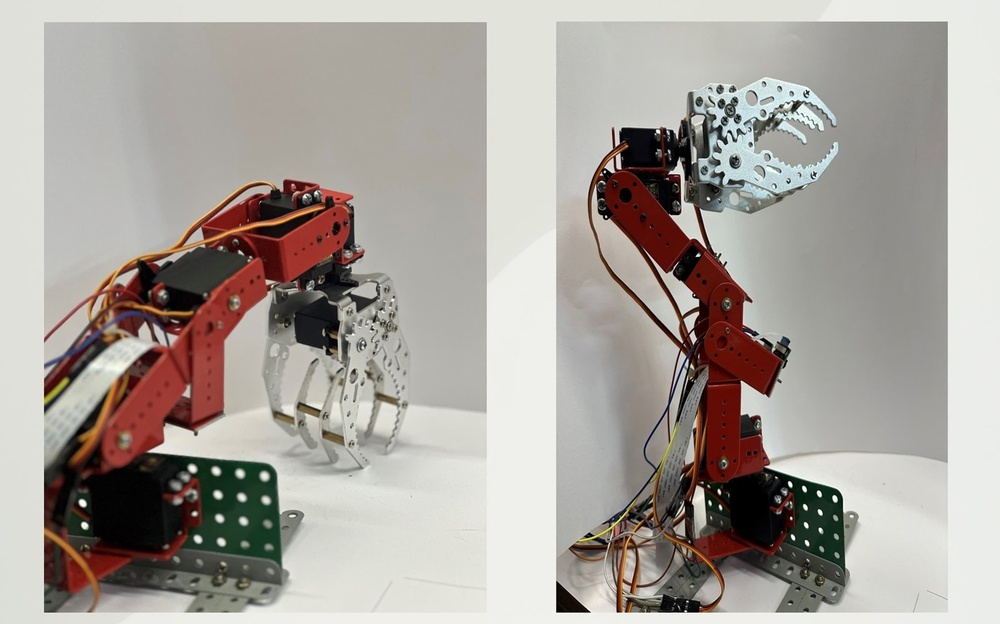
#> input picture images/5DOF_RoboticArm.jpg, 1000 x 624 px, shrunk from 2392 x 1492 before the run
$ python -i detectcolor.py   (imports and definitions only)
#> lines starting #> are read from the running program, lines starting #| are printed output that depends on the picture; after the words box and inside, x2 and y2 are one past the last pixel; in counts of white or black regions, pixels touching at a corner belong together
#> further down, picture is the input picture: shape (624, 1000, 3); mean B, G, R 155.9, 162, 168.2
import cv2
import numpy as np
from picamera import PiCamera
from picamera.array import PiRGBArray
import os
from PIL import Image
import time

# Initialize the camera
# [1 line that did not run here, left out]
# [1 line that did not run here, left out]
# [1 line that did not run here, left out]

# Function to detect circle
def detect_circle(image):
    gray = cv2.cvtColor(image, cv2.COLOR_BGR2GRAY)
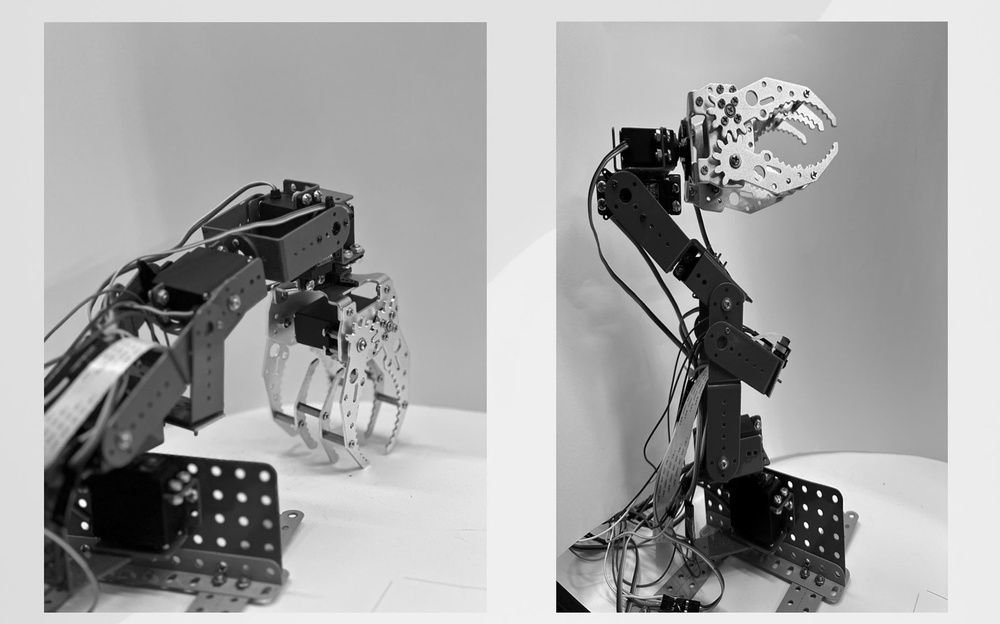
#> gray: shape (624, 1000); min 0, max 255, mean 163.2
    gray_blurred = cv2.medianBlur(gray, 5)

    # Perform Hough Circle Transform
    circles = cv2.HoughCircles(gray_blurred, cv2.HOUGH_GRADIENT, 1, 20, param1=50, param2=30, minRadius=0, maxRadius=0)
#> circles = 769 rows, first 8: [435.5, 414.5, 260.5], [420.5, 314.5, 297.8], [397.5, 509.5, 316.4], [389.5, 543.5, 345.6], [409.5, 528.5, 367.2], [393.5, 475.5, 313], [447.5, 394.5, 238.7], [424.5, 380.5, 274.3]

    if circles is not None:
        circles = np.uint16(np.around(circles))
#> circles = 769 rows, first 8: [436, 414, 260], [420, 314, 298], [398, 510, 316], [390, 544, 346], [410, 528, 367], [394, 476, 313], [448, 394, 239], [424, 380, 274]
        for i in circles[0, :]:
            center = (i[0], i[1])
            radius = i[2]
            # Draw the circumference of the circle
            cv2.circle(image, center, radius, (0, 255, 0), 2)
            # Draw a small circle to mark the center
            cv2.circle(image, center, 2, (0, 0, 255), 3)
            return True, center, radius
#> this loop made 1 pass
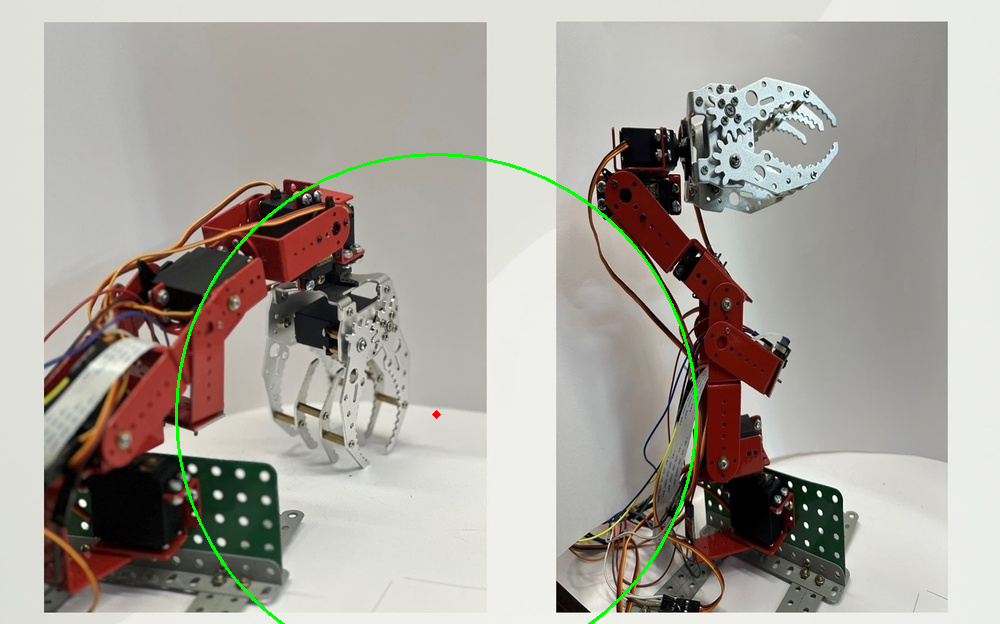
#> image: shape (624, 1000, 3); 0.63% of pixels changed, all inside (x1, y1, x2, y2) = (175, 153, 698, 624)
    return False, None, None

# Function to detect color
def detect_color(image, center, radius):
    hsv = cv2.cvtColor(image, cv2.COLOR_BGR2HSV)
    mask = np.zeros_like(hsv[:, :, 0])
    cv2.circle(mask, center, radius, (255, 255, 255), -1)

    # Define color ranges in HSV
    lower_red = np.array([0, 120, 70])
    upper_red = np.array([10, 255, 255])
    lower_blue = np.array([100, 150, 0])
    upper_blue = np.array([140, 255, 255])

    red_mask = cv2.inRange(hsv, lower_red, upper_red)
    blue_mask = cv2.inRange(hsv, lower_blue, upper_blue)

    mask_red = cv2.bitwise_and(red_mask, red_mask, mask=mask)
    mask_blue = cv2.bitwise_and(blue_mask, blue_mask, mask=mask)

    red_count = np.count_nonzero(mask_red)
    blue_count = np.count_nonzero(mask_blue)

    if red_count > blue_count:
        return "Red"
    else:
        return "Blue"

# Capture the image from the camera
# [3 lines not run here, left out]
# [1 line that did not run here, left out]
# [1 line not run here, left out]

# Save the image to the Desktop in the 'pics' folder
desktop = os.path.join(os.path.expanduser('~'), 'Desktop')
pics_folder = os.path.join(desktop, 'pics')
# [2 lines not run here, left out]
image_path = os.path.join(pics_folder, 'ping_pong_ball.jpg')
# [1 line not run here, left out]

# Detect the circle
# [1 line that did not run here, left out]

# [7 lines not run here, left out]

# If you want to display the image with the detected circle uncomment the following lines
# cv2.imshow('Detected Circle', image)
# cv2.waitKey(0)
# cv2.destroyAllWindows()

>>> import cv2
>>> picture = cv2.imread('images/5DOF_RoboticArm.jpg')
>>> result = detect_circle(picture)
#> result = (True, (436, 414), 260)
